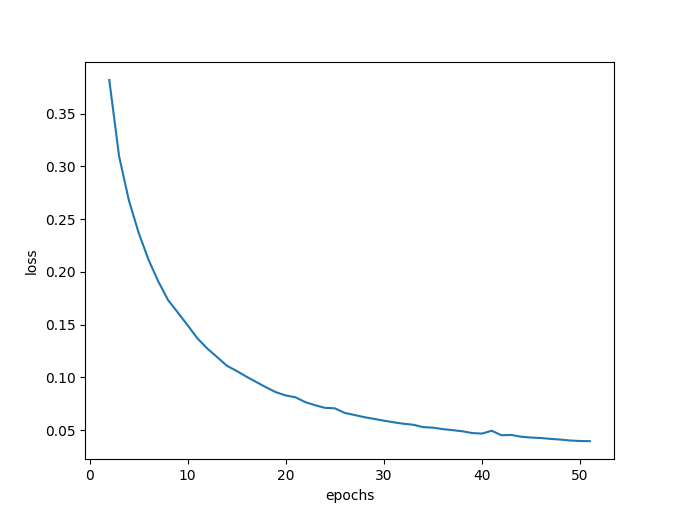

Write the Python code that produced this figure.
#!/usr/bin/env python3
# -*- coding: utf-8 -*-
"""
Created on Sat Mar  2 12:54:19 2019

@author: sunyirong
"""

import tensorflow as tf
from tensorflow.examples.tutorials.mnist import input_data
import matplotlib.pyplot as plt


mnist = input_data.read_data_sets('../MNIST-data', one_hot=True)

BATCH_SIZE = 32
STEPS=mnist.train.num_examples//BATCH_SIZE
epochs = 50


x=tf.placeholder(tf.float32,shape=(None,784))
y_=tf.placeholder(tf.float32,shape=(None,10))

w1=tf.Variable(tf.random_normal([784,256],stddev=0.01))
b1=tf.Variable(tf.random_normal([256],stddev=0.01))
z1=tf.matmul(x,w1)+b1
a1=tf.nn.relu(z1)
tf.add_to_collection(tf.GraphKeys.WEIGHTS,w1)

#w2=tf.Variable(tf.random_normal([256,128],stddev=1))
#b2=tf.Variable(tf.random_normal([128],stddev=1))
#z2=tf.matmul(a1,w2)+b2
#a2=tf.nn.relu(z2)

w3 = tf.Variable(tf.random_normal([256,10],stddev=0.01))
b3 = tf.Variable(tf.random_normal([10],stddev=0.01))
y = tf.matmul(a1,w3)+b3
tf.add_to_collection(tf.GraphKeys.WEIGHTS,w3)


regularizer = tf.contrib.layers.l2_regularizer(scale=5.0/60000)
reg_term = tf.contrib.layers.apply_regularization(regularizer)


cross_entropy = tf.nn.softmax_cross_entropy_with_logits(logits=y,labels=y_)
loss=tf.reduce_mean(cross_entropy)
loss += reg_term
train_step = tf.train.GradientDescentOptimizer(0.02).minimize(loss)



right_num=tf.equal(tf.argmax(y,1),tf.argmax(y_,1))
accuracy=tf.reduce_mean(tf.cast(right_num,tf.float32))

xlabel=[]
loss_label=[]
acc_label=[]


with tf.Session() as sess:
    init_op = tf.global_variables_initializer()
    sess.run(init_op)
    for i in range(1,epochs+1):
        for j in range(STEPS):
            xs,ys=mnist.train.next_batch(BATCH_SIZE)
            sess.run(train_step,feed_dict={x:xs,y_:ys})
#            if j%200 ==0:
#                total_loss = sess.run(loss,feed_dict={x:mnist.test.images,y_:mnist.test.labels})
#                print('    After %d steps,loss on all data is %g'%(j,total_loss))
#                if j!=0:
#                    xlabel.append(j+i*10)
#                    ylabel.append(total_loss)
        total_loss, total_acc= sess.run((loss,accuracy),feed_dict={x:mnist.train.images,y_:mnist.train.labels})
        xlabel.append(i+1)
        loss_label.append(total_loss)
        acc_label.append(total_acc)
        print("After %d epochs,loss on all data is %g,and the accuracy is %g"%(i,total_loss,total_acc))
      
plt.plot(xlabel,loss_label)
plt.xlabel('epochs')
plt.ylabel('loss')
plt.show()

            
         
            
            
            
            
            

            
            
        
